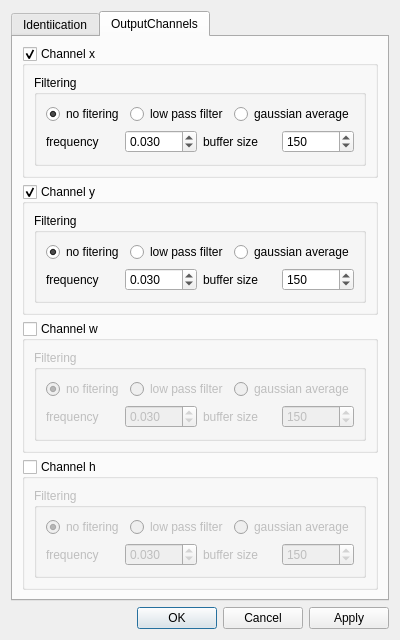
<?xml version="1.0" encoding="UTF-8"?>
<ui version="4.0">
 <class>Dialog</class>
 <widget class="QDialog" name="Dialog">
  <property name="geometry">
   <rect>
    <x>0</x>
    <y>0</y>
    <width>365</width>
    <height>562</height>
   </rect>
  </property>
  <property name="windowTitle">
   <string>Dialog</string>
  </property>
  <layout class="QGridLayout" name="gridLayout_3">
   <item row="0" column="0">
    <widget class="QTabWidget" name="tabWidget">
     <property name="currentIndex">
      <number>1</number>
     </property>
     <widget class="QWidget" name="Identiication">
      <attribute name="title">
       <string>Identiication</string>
      </attribute>
      <layout class="QGridLayout" name="gridLayout">
       <item row="1" column="0">
        <widget class="QGroupBox" name="groupBox_2">
         <property name="title">
          <string>Clasification</string>
         </property>
         <layout class="QVBoxLayout" name="verticalLayout">
          <item>
           <widget class="QGroupBox" name="groupBox_SmartClas">
            <property name="title">
             <string>Auto regen</string>
            </property>
            <property name="checkable">
             <bool>false</bool>
            </property>
            <property name="checked">
             <bool>false</bool>
            </property>
            <layout class="QVBoxLayout" name="verticalLayout_4">
             <item>
              <layout class="QHBoxLayout" name="horizontalLayout_11">
               <item>
                <widget class="QLabel" name="label_10">
                 <property name="text">
                  <string>Smart clasification</string>
                 </property>
                </widget>
               </item>
               <item>
                <widget class="QSpinBox" name="spinBox_smartBoxSize">
                 <property name="maximum">
                  <number>100</number>
                 </property>
                 <property name="value">
                  <number>40</number>
                 </property>
                </widget>
               </item>
              </layout>
             </item>
            </layout>
           </widget>
          </item>
          <item>
           <widget class="QGroupBox" name="groupBox_CustemR">
            <property name="title">
             <string>Custem regin</string>
            </property>
            <property name="checkable">
             <bool>false</bool>
            </property>
            <layout class="QVBoxLayout" name="verticalLayout_3">
             <item>
              <layout class="QHBoxLayout" name="horizontalLayout_5">
               <item>
                <widget class="QLabel" name="label_5">
                 <property name="text">
                  <string>colure ID</string>
                 </property>
                </widget>
               </item>
               <item>
                <widget class="QSpinBox" name="spinBox_colID">
                 <property name="minimum">
                  <number>1</number>
                 </property>
                 <property name="maximum">
                  <number>3</number>
                 </property>
                </widget>
               </item>
              </layout>
             </item>
             <item>
              <layout class="QHBoxLayout" name="horizontalLayout_3">
               <item>
                <widget class="QLabel" name="label">
                 <property name="text">
                  <string>width</string>
                 </property>
                 <property name="buddy">
                  <cstring>horizontalSlider</cstring>
                 </property>
                </widget>
               </item>
               <item>
                <widget class="QSlider" name="horizontalSlider">
                 <property name="maximum">
                  <number>400</number>
                 </property>
                 <property name="value">
                  <number>15</number>
                 </property>
                 <property name="orientation">
                  <enum>Qt::Horizontal</enum>
                 </property>
                </widget>
               </item>
               <item>
                <widget class="QSpinBox" name="spinBox_width">
                 <property name="maximum">
                  <number>400</number>
                 </property>
                 <property name="value">
                  <number>15</number>
                 </property>
                </widget>
               </item>
              </layout>
             </item>
             <item>
              <layout class="QHBoxLayout" name="horizontalLayout_4">
               <item>
                <widget class="QLabel" name="label_2">
                 <property name="text">
                  <string>hight</string>
                 </property>
                </widget>
               </item>
               <item>
                <widget class="QSlider" name="horizontalSlider_2">
                 <property name="maximum">
                  <number>640</number>
                 </property>
                 <property name="value">
                  <number>15</number>
                 </property>
                 <property name="orientation">
                  <enum>Qt::Horizontal</enum>
                 </property>
                </widget>
               </item>
               <item>
                <widget class="QSpinBox" name="spinBox_height">
                 <property name="maximum">
                  <number>640</number>
                 </property>
                 <property name="value">
                  <number>15</number>
                 </property>
                </widget>
               </item>
              </layout>
             </item>
            </layout>
           </widget>
          </item>
         </layout>
        </widget>
       </item>
       <item row="0" column="0">
        <widget class="QGroupBox" name="groupBox_4">
         <property name="title">
          <string>Name Identification</string>
         </property>
         <layout class="QHBoxLayout" name="horizontalLayout_7">
          <item>
           <layout class="QHBoxLayout" name="horizontalLayout">
            <item>
             <widget class="QLabel" name="label_4">
              <property name="text">
               <string>name</string>
              </property>
             </widget>
            </item>
            <item>
             <widget class="QLineEdit" name="lineEdit_name"/>
            </item>
           </layout>
          </item>
          <item>
           <layout class="QHBoxLayout" name="horizontalLayout_6">
            <item>
             <widget class="QLabel" name="label_3">
              <property name="text">
               <string>tag</string>
              </property>
             </widget>
            </item>
            <item>
             <widget class="QSpinBox" name="spinBox_tag"/>
            </item>
           </layout>
          </item>
         </layout>
        </widget>
       </item>
       <item row="2" column="0">
        <spacer name="verticalSpacer">
         <property name="orientation">
          <enum>Qt::Vertical</enum>
         </property>
         <property name="sizeHint" stdset="0">
          <size>
           <width>20</width>
           <height>40</height>
          </size>
         </property>
        </spacer>
       </item>
      </layout>
     </widget>
     <widget class="QWidget" name="OutputChannels">
      <attribute name="title">
       <string>OutputChannels</string>
      </attribute>
      <layout class="QGridLayout" name="gridLayout_2">
       <item row="0" column="0">
        <widget class="QGroupBox" name="groupBox_x">
         <property name="title">
          <string>Channel x</string>
         </property>
         <property name="flat">
          <bool>false</bool>
         </property>
         <property name="checkable">
          <bool>true</bool>
         </property>
         <layout class="QHBoxLayout" name="horizontalLayout_13">
          <item>
           <widget class="QGroupBox" name="groupBox_x_2">
            <property name="title">
             <string>Filtering</string>
            </property>
            <property name="flat">
             <bool>true</bool>
            </property>
            <layout class="QVBoxLayout" name="verticalLayout_5">
             <item>
              <layout class="QHBoxLayout" name="horizontalLayout_x">
               <item>
                <widget class="QRadioButton" name="radioButton_noF_x">
                 <property name="text">
                  <string>no fitering</string>
                 </property>
                 <property name="checked">
                  <bool>true</bool>
                 </property>
                </widget>
               </item>
               <item>
                <widget class="QRadioButton" name="radioButton_lowPassF_x">
                 <property name="text">
                  <string>low pass filter</string>
                 </property>
                </widget>
               </item>
               <item>
                <widget class="QRadioButton" name="radioButton_gAve_x">
                 <property name="text">
                  <string>gaussian average</string>
                 </property>
                </widget>
               </item>
              </layout>
             </item>
             <item>
              <layout class="QHBoxLayout" name="horizontalLayout_x_2">
               <item>
                <widget class="QLabel" name="label_x">
                 <property name="text">
                  <string>frequency</string>
                 </property>
                </widget>
               </item>
               <item>
                <widget class="QDoubleSpinBox" name="doubleSpinBox_feq_x">
                 <property name="decimals">
                  <number>3</number>
                 </property>
                 <property name="maximum">
                  <double>1.000000000000000</double>
                 </property>
                 <property name="singleStep">
                  <double>0.001000000000000</double>
                 </property>
                 <property name="value">
                  <double>0.030000000000000</double>
                 </property>
                </widget>
               </item>
               <item>
                <widget class="QLabel" name="label_x_2">
                 <property name="text">
                  <string>buffer size</string>
                 </property>
                </widget>
               </item>
               <item>
                <widget class="QSpinBox" name="spinBox_filterBuffSize_x">
                 <property name="maximum">
                  <number>500</number>
                 </property>
                 <property name="value">
                  <number>150</number>
                 </property>
                </widget>
               </item>
              </layout>
             </item>
            </layout>
           </widget>
          </item>
         </layout>
        </widget>
       </item>
       <item row="1" column="0">
        <widget class="QGroupBox" name="groupBox_y">
         <property name="title">
          <string>Channel y</string>
         </property>
         <property name="flat">
          <bool>false</bool>
         </property>
         <property name="checkable">
          <bool>true</bool>
         </property>
         <layout class="QHBoxLayout" name="horizontalLayout_14">
          <item>
           <widget class="QGroupBox" name="groupBox_y_2">
            <property name="title">
             <string>Filtering</string>
            </property>
            <property name="flat">
             <bool>true</bool>
            </property>
            <layout class="QVBoxLayout" name="verticalLayout_6">
             <item>
              <layout class="QHBoxLayout" name="horizontalLayout_y_2">
               <item>
                <widget class="QRadioButton" name="radioButton_noF_y">
                 <property name="text">
                  <string>no fitering</string>
                 </property>
                 <property name="checked">
                  <bool>true</bool>
                 </property>
                </widget>
               </item>
               <item>
                <widget class="QRadioButton" name="radioButton_lowPassF_y">
                 <property name="text">
                  <string>low pass filter</string>
                 </property>
                </widget>
               </item>
               <item>
                <widget class="QRadioButton" name="radioButton_gAve_y">
                 <property name="text">
                  <string>gaussian average</string>
                 </property>
                </widget>
               </item>
              </layout>
             </item>
             <item>
              <layout class="QHBoxLayout" name="horizontalLayout_y">
               <item>
                <widget class="QLabel" name="label_y">
                 <property name="text">
                  <string>frequency</string>
                 </property>
                </widget>
               </item>
               <item>
                <widget class="QDoubleSpinBox" name="doubleSpinBox_feq_y">
                 <property name="decimals">
                  <number>3</number>
                 </property>
                 <property name="maximum">
                  <double>1.000000000000000</double>
                 </property>
                 <property name="singleStep">
                  <double>0.001000000000000</double>
                 </property>
                 <property name="value">
                  <double>0.030000000000000</double>
                 </property>
                </widget>
               </item>
               <item>
                <widget class="QLabel" name="label_y_2">
                 <property name="text">
                  <string>buffer size</string>
                 </property>
                </widget>
               </item>
               <item>
                <widget class="QSpinBox" name="spinBox_filterBuffSize_y">
                 <property name="maximum">
                  <number>500</number>
                 </property>
                 <property name="value">
                  <number>150</number>
                 </property>
                </widget>
               </item>
              </layout>
             </item>
            </layout>
           </widget>
          </item>
         </layout>
        </widget>
       </item>
       <item row="2" column="0">
        <widget class="QGroupBox" name="groupBox_w">
         <property name="title">
          <string>Channel w</string>
         </property>
         <property name="flat">
          <bool>false</bool>
         </property>
         <property name="checkable">
          <bool>true</bool>
         </property>
         <property name="checked">
          <bool>false</bool>
         </property>
         <layout class="QHBoxLayout" name="horizontalLayout_17">
          <item>
           <widget class="QGroupBox" name="groupBox_w_2">
            <property name="title">
             <string>Filtering</string>
            </property>
            <property name="flat">
             <bool>true</bool>
            </property>
            <layout class="QVBoxLayout" name="verticalLayout_7">
             <item>
              <layout class="QHBoxLayout" name="horizontalLayout_w">
               <item>
                <widget class="QRadioButton" name="radioButton_noF_w">
                 <property name="text">
                  <string>no fitering</string>
                 </property>
                 <property name="checked">
                  <bool>true</bool>
                 </property>
                </widget>
               </item>
               <item>
                <widget class="QRadioButton" name="radioButton_lowPassF_w">
                 <property name="text">
                  <string>low pass filter</string>
                 </property>
                </widget>
               </item>
               <item>
                <widget class="QRadioButton" name="radioButton_gAve_w">
                 <property name="text">
                  <string>gaussian average</string>
                 </property>
                </widget>
               </item>
              </layout>
             </item>
             <item>
              <layout class="QHBoxLayout" name="horizontalLayout_w_2">
               <item>
                <widget class="QLabel" name="label_w">
                 <property name="text">
                  <string>frequency</string>
                 </property>
                </widget>
               </item>
               <item>
                <widget class="QDoubleSpinBox" name="doubleSpinBox_feq_w">
                 <property name="decimals">
                  <number>3</number>
                 </property>
                 <property name="maximum">
                  <double>1.000000000000000</double>
                 </property>
                 <property name="singleStep">
                  <double>0.001000000000000</double>
                 </property>
                 <property name="value">
                  <double>0.030000000000000</double>
                 </property>
                </widget>
               </item>
               <item>
                <widget class="QLabel" name="label_w_2">
                 <property name="text">
                  <string>buffer size</string>
                 </property>
                </widget>
               </item>
               <item>
                <widget class="QSpinBox" name="spinBox_filterBuffSize_w">
                 <property name="maximum">
                  <number>500</number>
                 </property>
                 <property name="value">
                  <number>150</number>
                 </property>
                </widget>
               </item>
              </layout>
             </item>
            </layout>
           </widget>
          </item>
         </layout>
        </widget>
       </item>
       <item row="3" column="0">
        <widget class="QGroupBox" name="groupBox_h">
         <property name="title">
          <string>Channel h</string>
         </property>
         <property name="flat">
          <bool>false</bool>
         </property>
         <property name="checkable">
          <bool>true</bool>
         </property>
         <property name="checked">
          <bool>false</bool>
         </property>
         <layout class="QHBoxLayout" name="horizontalLayout_20">
          <item>
           <widget class="QGroupBox" name="groupBox_h_2">
            <property name="title">
             <string>Filtering</string>
            </property>
            <property name="flat">
             <bool>true</bool>
            </property>
            <layout class="QVBoxLayout" name="verticalLayout_8">
             <item>
              <layout class="QHBoxLayout" name="horizontalLayout_h_2">
               <item>
                <widget class="QRadioButton" name="radioButton_noF_h">
                 <property name="text">
                  <string>no fitering</string>
                 </property>
                 <property name="checked">
                  <bool>true</bool>
                 </property>
                </widget>
               </item>
               <item>
                <widget class="QRadioButton" name="radioButton_lowPassF_h">
                 <property name="text">
                  <string>low pass filter</string>
                 </property>
                </widget>
               </item>
               <item>
                <widget class="QRadioButton" name="radioButton_gAve_h">
                 <property name="text">
                  <string>gaussian average</string>
                 </property>
                </widget>
               </item>
              </layout>
             </item>
             <item>
              <layout class="QHBoxLayout" name="horizontalLayout_h">
               <item>
                <widget class="QLabel" name="label_h">
                 <property name="text">
                  <string>frequency</string>
                 </property>
                </widget>
               </item>
               <item>
                <widget class="QDoubleSpinBox" name="doubleSpinBox_feq_h">
                 <property name="decimals">
                  <number>3</number>
                 </property>
                 <property name="maximum">
                  <double>1.000000000000000</double>
                 </property>
                 <property name="singleStep">
                  <double>0.001000000000000</double>
                 </property>
                 <property name="value">
                  <double>0.030000000000000</double>
                 </property>
                </widget>
               </item>
               <item>
                <widget class="QLabel" name="label_h_2">
                 <property name="text">
                  <string>buffer size</string>
                 </property>
                </widget>
               </item>
               <item>
                <widget class="QSpinBox" name="spinBox_filterBuffSize_h">
                 <property name="maximum">
                  <number>500</number>
                 </property>
                 <property name="value">
                  <number>150</number>
                 </property>
                </widget>
               </item>
              </layout>
             </item>
            </layout>
           </widget>
          </item>
         </layout>
        </widget>
       </item>
      </layout>
     </widget>
    </widget>
   </item>
   <item row="1" column="0">
    <widget class="QDialogButtonBox" name="buttonBox">
     <property name="orientation">
      <enum>Qt::Horizontal</enum>
     </property>
     <property name="standardButtons">
      <set>QDialogButtonBox::Apply|QDialogButtonBox::Cancel|QDialogButtonBox::Ok</set>
     </property>
     <property name="centerButtons">
      <bool>false</bool>
     </property>
    </widget>
   </item>
  </layout>
 </widget>
 <resources/>
 <connections>
  <connection>
   <sender>buttonBox</sender>
   <signal>accepted()</signal>
   <receiver>Dialog</receiver>
   <slot>accept()</slot>
   <hints>
    <hint type="sourcelabel">
     <x>257</x>
     <y>552</y>
    </hint>
    <hint type="destinationlabel">
     <x>157</x>
     <y>274</y>
    </hint>
   </hints>
  </connection>
  <connection>
   <sender>buttonBox</sender>
   <signal>rejected()</signal>
   <receiver>Dialog</receiver>
   <slot>reject()</slot>
   <hints>
    <hint type="sourcelabel">
     <x>325</x>
     <y>552</y>
    </hint>
    <hint type="destinationlabel">
     <x>286</x>
     <y>274</y>
    </hint>
   </hints>
  </connection>
  <connection>
   <sender>horizontalSlider_2</sender>
   <signal>sliderMoved(int)</signal>
   <receiver>spinBox_height</receiver>
   <slot>setValue(int)</slot>
   <hints>
    <hint type="sourcelabel">
     <x>129</x>
     <y>283</y>
    </hint>
    <hint type="destinationlabel">
     <x>321</x>
     <y>284</y>
    </hint>
   </hints>
  </connection>
  <connection>
   <sender>horizontalSlider</sender>
   <signal>sliderMoved(int)</signal>
   <receiver>spinBox_width</receiver>
   <slot>setValue(int)</slot>
   <hints>
    <hint type="sourcelabel">
     <x>137</x>
     <y>243</y>
    </hint>
    <hint type="destinationlabel">
     <x>321</x>
     <y>256</y>
    </hint>
   </hints>
  </connection>
  <connection>
   <sender>spinBox_width</sender>
   <signal>valueChanged(int)</signal>
   <receiver>horizontalSlider</receiver>
   <slot>setValue(int)</slot>
   <hints>
    <hint type="sourcelabel">
     <x>321</x>
     <y>256</y>
    </hint>
    <hint type="destinationlabel">
     <x>263</x>
     <y>243</y>
    </hint>
   </hints>
  </connection>
  <connection>
   <sender>spinBox_height</sender>
   <signal>valueChanged(int)</signal>
   <receiver>horizontalSlider_2</receiver>
   <slot>setValue(int)</slot>
   <hints>
    <hint type="sourcelabel">
     <x>321</x>
     <y>284</y>
    </hint>
    <hint type="destinationlabel">
     <x>273</x>
     <y>283</y>
    </hint>
   </hints>
  </connection>
 </connections>
</ui>
